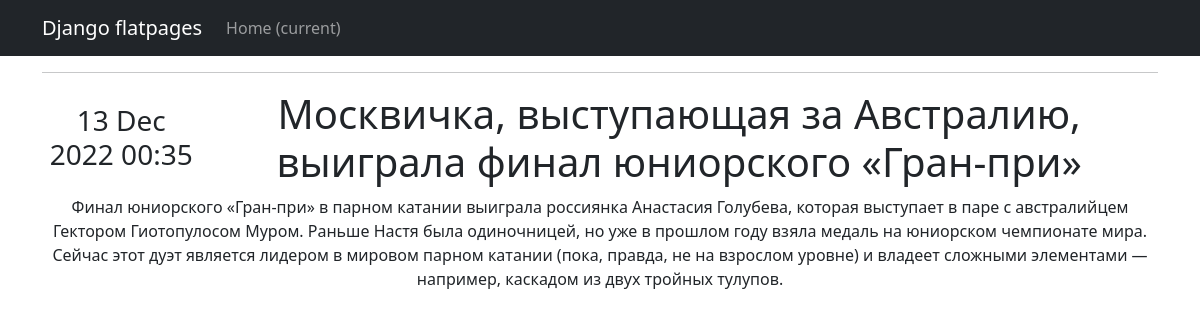
Screenshot of /news/1 with the database file from the repository.
### _accounts/models.py (models this page shows, shortened)
class Post(models.Model):
    news = 'news'
    post = 'post'
    CHOISES = [
        (news, 'Новость'),
        (post, 'Статья')
    ]
    author = models.ForeignKey(Author, on_delete=models.CASCADE)
    time = models.DateTimeField(auto_now_add=True)
    _type = models.CharField(max_length=4, choices=CHOISES, default=news)
    categories = models.ManyToManyField(Category, through='PostCategory')
    title = models.CharField(max_length=100)
    text = models.TextField()
    rating = models.FloatField(default=0.0)

### _accounts/views.py (the view)
# urls.py: path('<int:pk>', PostDetail.as_view()),
class PostDetail(DetailView):
    model = Post
    template_name = 'newss.html'
    context_object_name = 'newss'

### _accounts/templatetags/custom_filters.py (called while the page is built)
@register.filter()
def fcheck(value):
    for a, b in BAD_CHECK.items():
        if a in value:
            value = value.replace(a, b)
    return f'{value}'

### templates/newss.html (shortened to what this page needs)
{% extends 'flatpages/default.html' %}
{% load custom_filters %}
{% block content %}
<hr>
    {% if newss %}
    <table>
            <tr>
                <td><h3>{{ newss.time|date:'d M Y H:i' }}</h3></td>
                <td><h1>{{ newss.title }}</h1></td>
            </tr>
    </table>
    {{ newss.text|fcheck }}
    {% else %}
        <h2>Такой новости нет!</h2>
    {% endif %}
{% endblock content %}

### rows the page displays
Post: time "13 Dec 2022 00:35", title "Москвичка, выступающая за Австралию, выиграла финал юниорского «Гран-при»", text|fcheck "Финал юниорского «Гран-при» в парном катании выиграла россиянка Анастасия Голубева, которая выступает в паре с австралийцем Гектором Гиотопулосом Муром. Раньше Настя была одиночницей, но уже в прошлом году взяла медаль на юниорском чемпионате мира. Сейчас этот дуэт является лидером в мировом парном катании (пока, правда, не на взрослом уровне) и владеет сложными элементами — например, каскадом из двух тройных тулупов."
